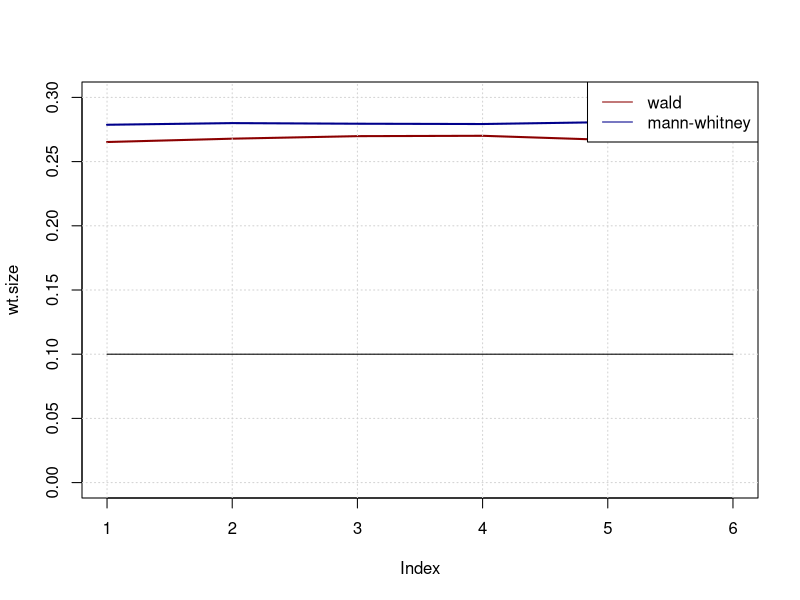
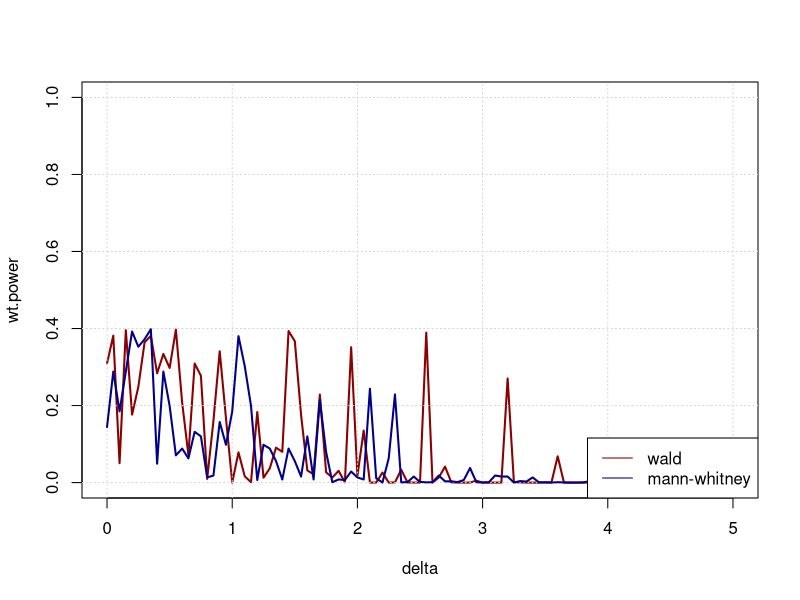

The R script that drew these images, in order:
# `wald.test(y, x, alpha)`
# Performs the Wald Test for H0: mx - my = 0, H1: mx < my
#
# The function requires the arguments (in this order):
#   1) `y`: the ﬁrst sample,
#   2) `x`: the second sample, and,
#   3) `alpha`, the signiﬁcance level of the test.
#
# The function returns a structure containing three ﬁelds:
#   1) `stat`: containing the value of the standardized test statistic,
#   2) `pval`: containing the p–value of the test, and,
#   3) `reject`: TRUE / FALSE corresponding to if the null is rejected at the α conﬁndence level
#
# D = 0
# H0: mx - my = 0
# H1: mx - my < 0 (e.g. mx < my)
#
wald.test <- function(y, x, alpha) {
  my <- mean(y)
  mx <- mean(x)

  # stat: wald test statistic
  stat <- (mx - my - 0) / sqrt((var(x)/length(x)) + (var(y)/length(y)))
  # pval of stat
  # This would be qnorm(1 - stat/2) if we were interested in a 2-tailed test
  pval <- dnorm(stat)
  # pval of alpha (e.g. size)
  alpha_stat <- qnorm(1 - alpha)
  # Reject H0 if stat > alpha_pval
  reject <- stat < -alpha_stat
  list(stat, pval, reject)
}

# # Test

# alpha <- 0.05
# ntests <- 1000
# sample_sizes <- seq(5,300,5)
# reject <- matrix(nrow = ntests, ncol = length(sample_sizes))
# dimnames(reject)[[2]] <- sprintf('sample size = %d', sample_sizes)

# for (s in 1:length(sample_sizes)) {
#   for (n in 1:ntests) {
#     cat('.')
#     x <- 1 + rt(sample_sizes[s], 2.5)
#     y <- 1 + rt(sample_sizes[s], 2.5)
#     test_result <- wald.test(y, x, alpha)
#     reject[n,s] <- test_result[3][[1]]
#   }
#   cat('\n')
# }

# plot(sample_sizes,colMeans(reject*100),t='b',ylim=c(0,10),lwd=2,col='darkblue',ylab='Test Size',xlab='Sample Size')


# `mann.whitney.test(y, x, alpha)`
# Performs the Mann–Whitney Test for H0: mx - my = 0, H1: mx < my
#
# The function requires the arguments (in this order):
#   1) `y`: the first sample;
#   2) `x`: the second sample; and 
#   3) `alpha`: the significance level of the test.
#
# The function returns a structure containing three fields:
#   1) `stat`: containing the value of the standardized test statistic;
#   2) `pval`:, containing the p–value of the test; and,
#   3) `reject`: which is TRUE if the null is rejected at the alpha confindence level (and FALSE otherwise)
#
mann.whitney.test <- function(y, x, alpha) {
  ny <- length(y)
  nx <- length(x)
  pooled <- c(y, x)
  ranks <- rank(pooled)
  ranky <- ranks[1:ny]
  sumranky <- sum(ranky)

  U <- ny*nx + ((ny*(ny+1))/2) - sumranky
  mU <- ny*nx/2
  varU <- ((ny*nx) * (ny+nx+1)) / 12
  sdU <- sqrt(varU)

  stat <- (U - mU) / sdU
  pval <- dnorm(stat)
  # If the alternative is the one-sided hypothesis that the location of
  #   population 1 is higher than that of population 2, the decision rule is
  #   reject H0 when stat < -z(alpha).
  reject <- stat < -(qnorm(1 - alpha))

  list(stat, pval, reject)
}

# # Test

# alpha <- 0.05
# ntests <- 1000
# sample_sizes <- seq(5,300,5)
# reject <- matrix(nrow = ntests, ncol = length(sample_sizes))
# dimnames(reject)[[2]] <- sprintf('sample size = %d', sample_sizes)

# for (s in 1:length(sample_sizes)) {
#   for (n in 1:ntests) {
#     cat('.')
#     x <- 1 + rt(sample_sizes[s], 2.5)
#     y <- 1 + rt(sample_sizes[s], 2.5)
#     test_result <- mann.whitney.test(y, x, alpha)
#     reject[n,s] <- test_result[3][[1]]
#   }
#   cat('\n')
# }

# plot(sample_sizes,colMeans(reject*100),t='b',ylim=c(0,10),lwd=2,col='darkblue',ylab='Test Size',xlab='Sample Size')

# `mc.test.size(test, alpha, S, N)`
#
# The function requires the arguments (in this order):
#   1) `test`: the function performing the test;
#   2) `alpha`: the significance level of the test;
#   3) `S`: the number of simulations;
#   4) `N`: an m × 2 matrix with elements ni1 and ni2 denoting the sample sizes of the first and second sample.
#
# For each row of N, the function computes the size of the test by performing
# a monte carlo experiment. In each replication of the monte carlo experiment
# the function simulates population one and two from a t distribution with 2.1
# degrees of freedom. The sizes of the populations are ni1 and ni2.
#
# The function returns a vector of size m containg the monte carlo estimate of the test size.
# (The i–th element of the vector contains the size corresponding to row i of the N matrix)
#
# REVIEW: WHERE DO WE NEED S?
mc.test.size <- function(test, alpha, S, N) {
  m <- nrow(N)
  ni1 <- N[,1]
  ni2 <- N[,2]
  test_sizes <- rep(0, m)

  for (row in 1:m) {
    cat('.')
    test_sizes_for_row <- rep(0, S)
    for (sim in 1:S) {
      first_sample_size <- ni1[row]
      second_sample_size <- ni2[row]
      # REVIEW: SHOULD THIS BE 1 + ...?
      first_sample <- rt(first_sample_size, 2.1)
      second_sample <- rt(second_sample_size, 2.1)
      test_results <- test(first_sample, second_sample, alpha)
      test_sizes_for_row[sim] <- test_results[2][[1]]
    }
    test_sizes[row] <- mean(test_sizes_for_row)
    cat('\n')
  }

  test_sizes
}

N <- matrix(c(4,5,6,7,8,9,10,11,20,21,500,520), 6, 2)
(wt.size <- mc.test.size(wald.test, 0.1, 20000, N))
(mwt.size <- mc.test.size(mann.whitney.test, 0.1, 20000, N))

# FIXME: This should be ylim=c(0,0.20) so something is wrong
plot(wt.size, t='l', col='darkred', lwd=2, ylim=c(0,0.30))
grid()
lines(mwt.size, t='l', col='darkblue', lwd=2 )
lines(rep(0.1, nrow(N)), col='black', lwd=1 )
legend("topright", c('wald','mann-whitney'), col=c('darkred','darkblue'), lty=1)

# `mc.test.power(test, alpha, S, N, delta)`
#
# The function requires the arguments (in this order):
#   1) `test`: the function performing the test; 
#   2) `alpha`: the significance level of the test;
#   3) `S`: the number of simulations;
#   4) `N`: a vector of size two containing the sample sizes of the first and second sample;
#   5) `delta`: a vector containing a sequence of mean values for the first sample.
#
# For each element of delta, the function computes the power of the test by
#   performing a monte carlo experiment. In each replication of the monte carlo
#   experiment the function simulates population one and two from a t
#   distribution with 2.1 degrees of freedom. Sample 1 has mean of delta[i] and a size
#   of N1 while sample 2 has mean zero and a size of N2.
#
# The function returns a vector of size m containg the monte carlo estimate of
#   the power of the test. (The i–th element of the vector contains the power
#   corresponding to i–th element of delta)
#
mc.test.power <- function(test, alpha, S, N, delta) {
  first_sample_size <- N[1]
  second_sample_size <- N[2]
  powers <- rep(0, length(delta))

  for (first_sample_mean_index in 1:length(delta)) {
    first_sample <- delta[first_sample_mean_index] + rt(first_sample_size, 2.1)
    second_sample <- 0 + rt(second_sample_size, 2.1)
    test_results <- test(first_sample, second_sample, alpha)
    powers[first_sample_mean_index] <- test_results[2][[1]]
  }

  powers
}

delta <- seq(0.0,5,0.05)
(wt.power <- mc.test.power(wald.test, 0.10, 20000, c(10,13), delta))
(mwt.power <- mc.test.power(mann.whitney.test, 0.10, 20000 , c(10,13), delta))
plot(delta, wt.power, t='l', col='darkred', lwd=2 , ylim=c(0,1))
grid()
lines(delta, mwt.power, t='l', col='darkblue', lwd=2)

legend("bottomright", c('wald','mann-whitney') , col=c('darkred','darkblue'), lty=1)
